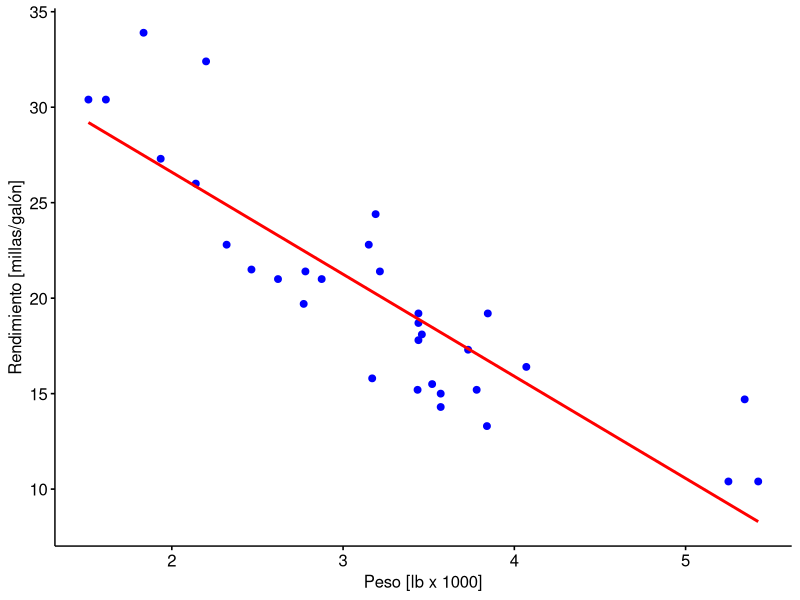
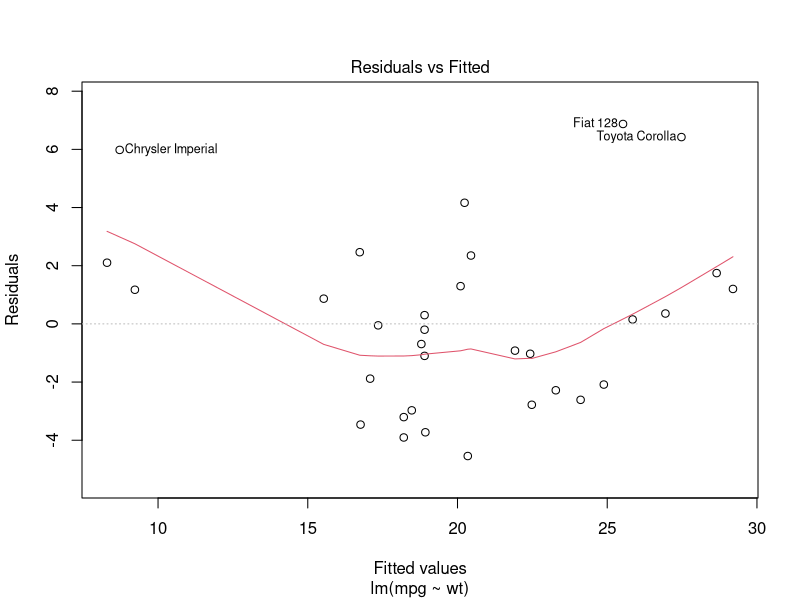
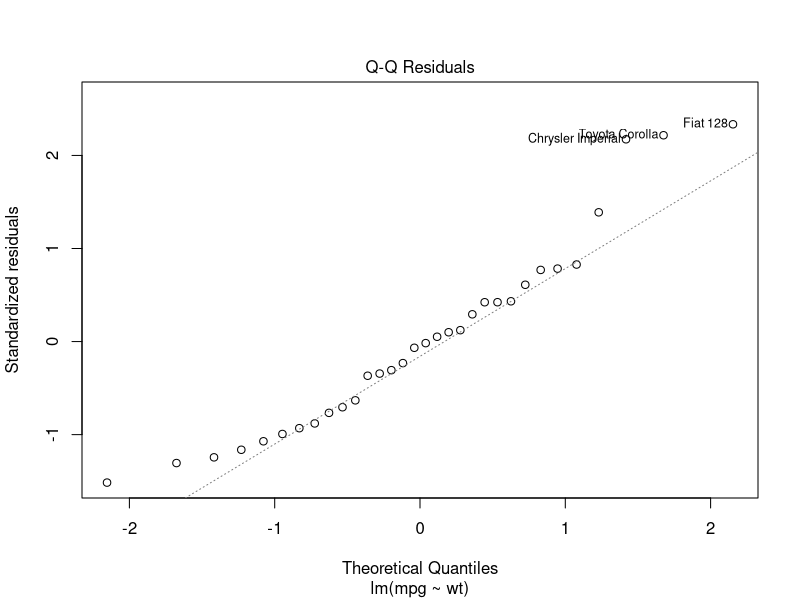
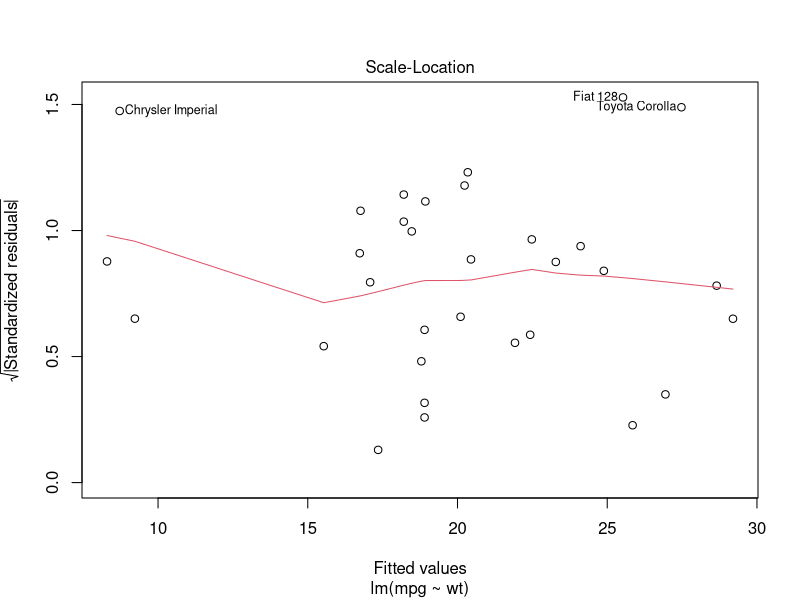
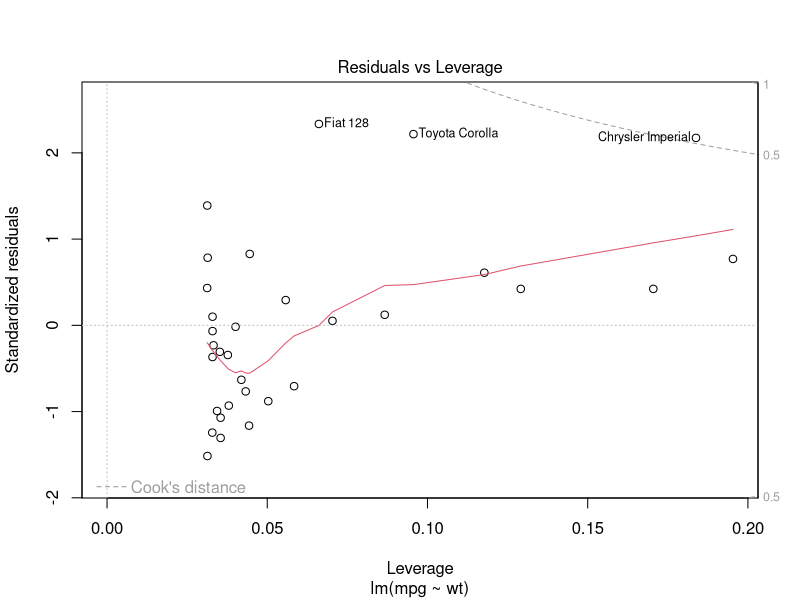
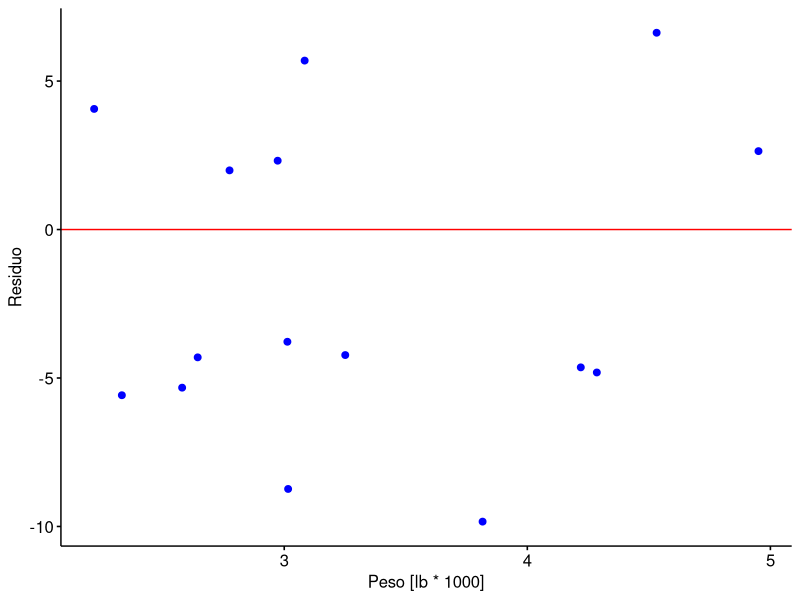

These figures' R source, in order:
library(ggpubr)

# Cargar los datos.
datos <- mtcars

# Ajustar modelo con R.
modelo <- lm(mpg ~ wt, data = datos)
print(summary(modelo))

# Graficar el modelo.
p <- ggscatter(datos, x = "wt", y = "mpg", color = "blue", fill = "blue",
               xlab = "Peso [lb x 1000]", ylab = "Rendimiento [millas/galón]")

p <- p + geom_smooth(method = lm, se = FALSE, colour = "red")
print(p)

# Crear gráficos para evaluar el modelo.
plot(modelo)

# Ingresar algunas instancias artificiales.
mpg <- c(23.714, 19.691, 19.242, 12.430, 10.090, 9.565, 18.171, 26.492, 7.054,
         24.447, 15.683, 17.403, 13.465, 18.850, 29.493)

wt <- c(2.973, 4.532, 2.332, 3.016, 4.220, 4.286, 2.580, 3.084, 3.816, 2.775,
        3.251, 3.013, 4.951, 2.644, 2.218)

nuevos <- data.frame(mpg, wt)

# Usar el modelo para predecir el rendimiento de los nuevos  y ver los 
# residuos resultantes.
predicciones <- predict(modelo, nuevos)
residuos <- nuevos$mpg - predicciones
nuevos <- data.frame(nuevos, residuos)

r <- ggscatter( nuevos, x = "wt", y = "residuos", color = "blue",
                fill = "blue", xlab = "Peso [lb * 1000]", ylab = "Residuo")

r <- r + geom_hline(yintercept = 0, colour = "red")
print(r)